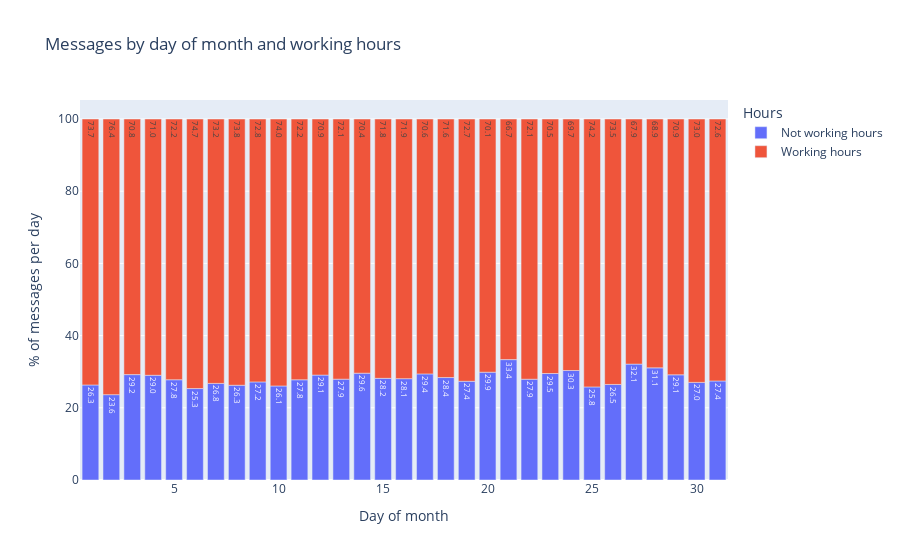

Source (notebook cell):
### Code cell
fig = px.bar(df_time_analys, x='day_of_month', y="perc_val", 
             color='working_hours', text="working_hours", text_auto='.3s',
             labels={'day_of_month':'Day of month', 'perc_val': '% of messages per day', "working_hours": "Hours"},
             title="Messages by day of month and working hours")

fig.show()

### Figure 1 — Plotly figure (JSON) as saved in the notebook; plotly's stock layout.template omitted (floating-point values rounded to 4 significant figures)
{"data": [{"alignmentgroup": "True", "hovertemplate": "Hours=%{text}<br>Day of month=%{x}<br>% of messages per day=%{y}<extra></extra>", "legendgroup": "Not working hours", "marker": {"color": "#636efa", "pattern": {"shape": ""}}, "name": "Not working hours", "offsetgroup": "Not working hours", "orientation": "v", "showlegend": true, "text": ["Not working hours", "Not working hours", "Not working hours", "Not working hours", "Not working hours", "Not working hours", "Not working hours", "Not working hours", "Not working hours", "Not working hours", "Not working hours", "Not working hours", "Not working hours", "Not working hours", "Not working hours", "Not working hours", "Not working hours", "Not working hours", "Not working hours", "Not working hours", "Not working hours", "Not working hours", "Not working hours", "Not working hours", "Not working hours", "Not working hours", "Not working hours", "Not working hours", "Not working hours", "Not working hours", "Not working hours"], "textposition": "auto", "texttemplate": "%{y:.3s}", "type": "bar", "x": [1, 2, 3, 4, 5, 6, 7, 8, 9, 10, 11, 12, 13, 14, 15, 16, 17, 18, 19, 20, 21, 22, 23, 24, 25, 26, 27, 28, 29, 30, 31], "xaxis": "x", "y": [26.32, 23.64, 29.19, 29.01, 27.77, 25.33, 26.76, 26.25, 27.17, 26.05, 27.76, 29.06, 27.93, 29.59, 28.16, 28.07, 29.39, 28.38, 27.35, 29.86, 33.35, 27.92, 29.5, 30.33, 25.78, 26.47, 32.1, 31.06, 29.14, 27.04, 27.43], "yaxis": "y"}, {"alignmentgroup": "True", "hovertemplate": "Hours=%{text}<br>Day of month=%{x}<br>% of messages per day=%{y}<extra></extra>", "legendgroup": "Working hours", "marker": {"color": "#EF553B", "pattern": {"shape": ""}}, "name": "Working hours", "offsetgroup": "Working hours", "orientation": "v", "showlegend": true, "text": ["Working hours", "Working hours", "Working hours", "Working hours", "Working hours", "Working hours", "Working hours", "Working hours", "Working hours", "Working hours", "Working hours", "Working hours", "Working hours", "Working hours", "Working hours", "Working hours", "Working hours", "Working hours", "Working hours", "Working hours", "Working hours", "Working hours", "Working hours", "Working hours", "Working hours", "Working hours", "Working hours", "Working hours", "Working hours", "Working hours", "Working hours"], "textposition": "auto", "texttemplate": "%{y:.3s}", "type": "bar", "x": [1, 2, 3, 4, 5, 6, 7, 8, 9, 10, 11, 12, 13, 14, 15, 16, 17, 18, 19, 20, 21, 22, 23, 24, 25, 26, 27, 28, 29, 30, 31], "xaxis": "x", "y": [73.68, 76.36, 70.81, 70.99, 72.23, 74.67, 73.24, 73.75, 72.83, 73.95, 72.24, 70.94, 72.07, 70.41, 71.84, 71.93, 70.61, 71.62, 72.65, 70.14, 66.65, 72.08, 70.5, 69.67, 74.22, 73.53, 67.9, 68.94, 70.86, 72.96, 72.57], "yaxis": "y"}], "layout": {"barmode": "relative", "legend": {"title": {"text": "Hours"}, "tracegroupgap": 0}, "title": {"text": "Messages by day of month and working hours"}, "xaxis": {"anchor": "y", "domain": [0, 1], "title": {"text": "Day of month"}}, "yaxis": {"anchor": "x", "domain": [0, 1], "title": {"text": "% of messages per day"}}}}
